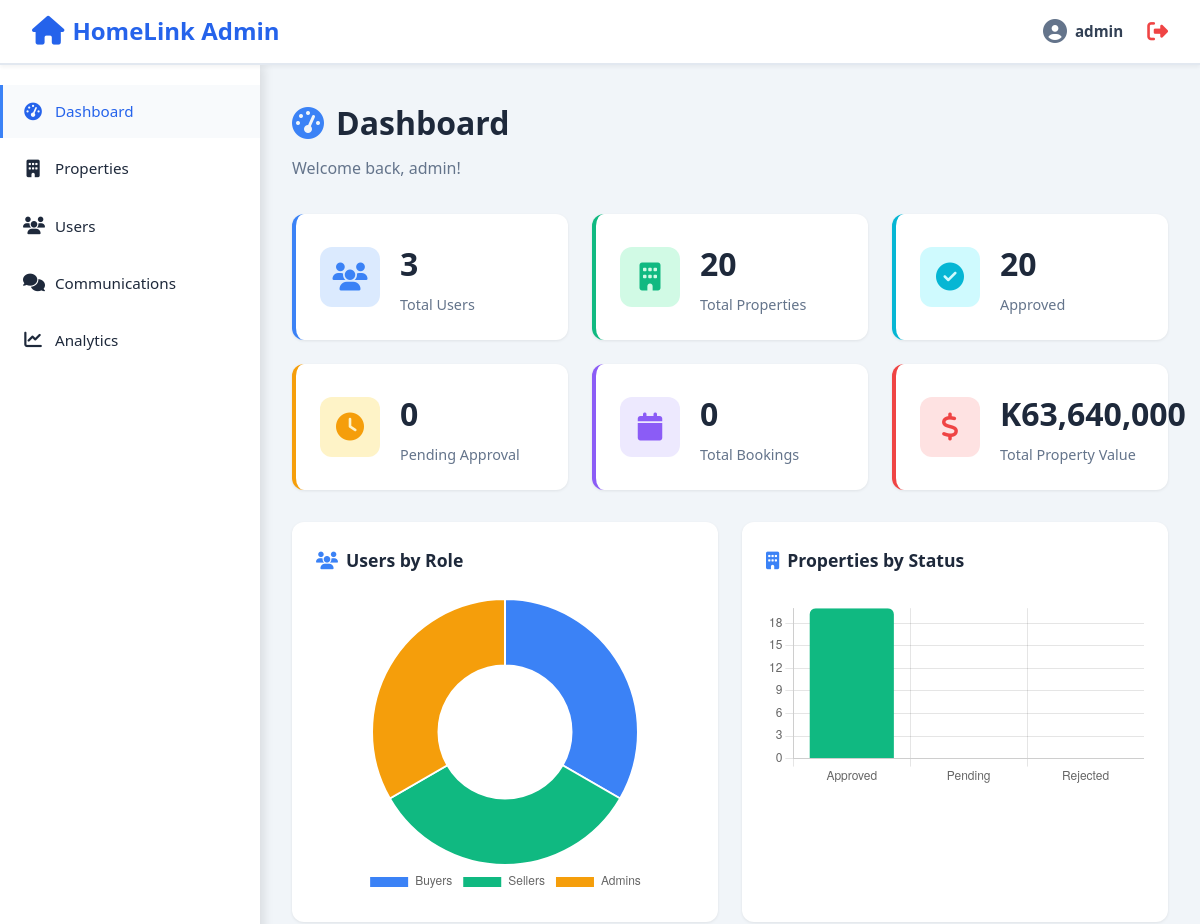
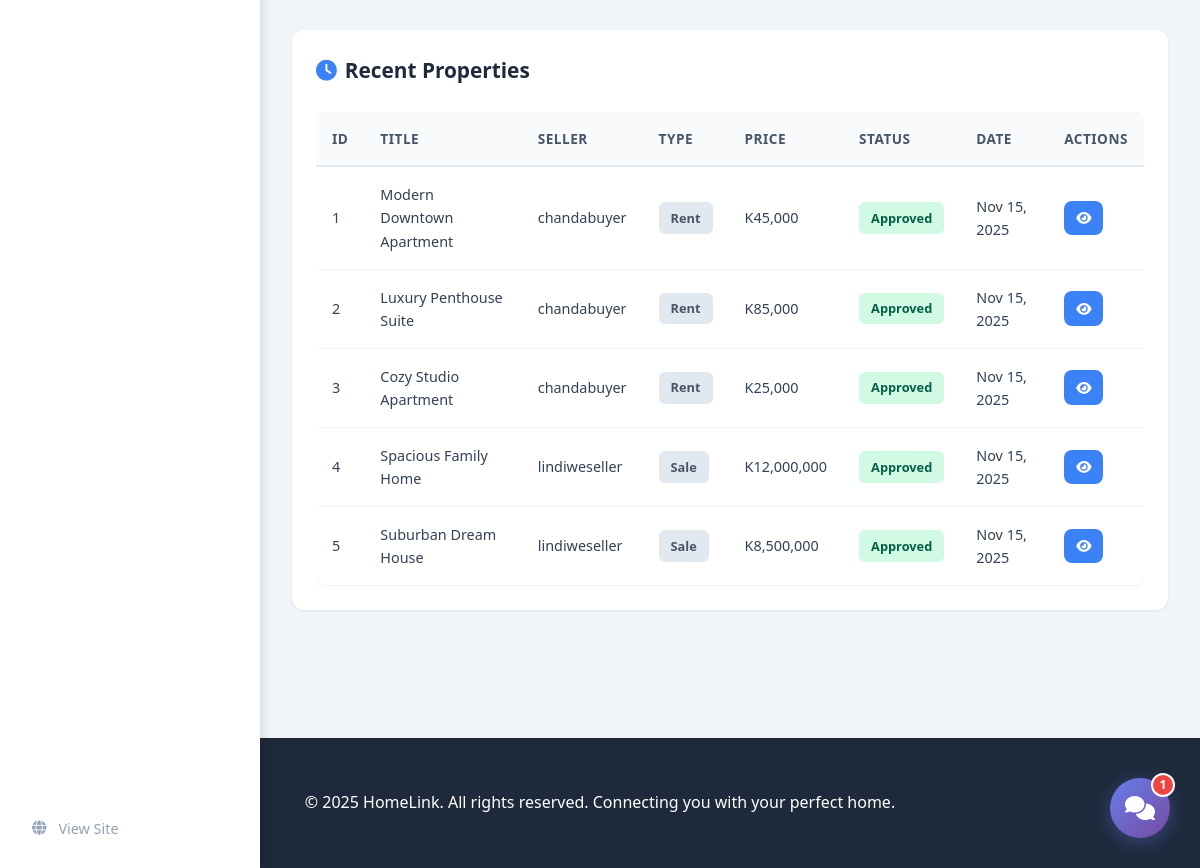
Page /admin/dashboard.php (signed in) on the committed database (2 pictures, top to bottom).
### tables this page shows
CREATE TABLE properties (
    property_id INT AUTO_INCREMENT PRIMARY KEY,
    seller_id INT NOT NULL,
    title VARCHAR(200) NOT NULL,
    description TEXT,
    address VARCHAR(255) NOT NULL,
    city VARCHAR(100) NOT NULL,
    state VARCHAR(100),
    zip_code VARCHAR(20),
    price DECIMAL(10, 2) NOT NULL,
    type ENUM('rent', 'sale') NOT NULL,
    property_type ENUM('apartment', 'house', 'condo', 'townhouse', 'studio') NOT NULL,
    bedrooms INT DEFAULT 0,
    bathrooms DECIMAL(2, 1) DEFAULT 0,
    sqft INT,
    status ENUM('pending', 'approved', 'rejected', 'sold', 'rented') DEFAULT 'pending',
    created_at TIMESTAMP DEFAULT CURRENT_TIMESTAMP,
    updated_at TIMESTAMP DEFAULT CURRENT_TIMESTAMP ON UPDATE CURRENT_TIMESTAMP,
    FOREIGN KEY (seller_id) REFERENCES users(user_id) ON DELETE CASCADE
);

CREATE TABLE users (
    user_id INT AUTO_INCREMENT PRIMARY KEY,
    username VARCHAR(50) NOT NULL UNIQUE,
    email VARCHAR(100) NOT NULL UNIQUE,
    password VARCHAR(255) NOT NULL,
    role ENUM('buyer', 'seller', 'admin') DEFAULT 'buyer',
    full_name VARCHAR(100),
    phone VARCHAR(20),
    created_at TIMESTAMP DEFAULT CURRENT_TIMESTAMP,
    updated_at TIMESTAMP DEFAULT CURRENT_TIMESTAMP ON UPDATE CURRENT_TIMESTAMP
);

### admin/dashboard.php (the view, shortened to what this page needs)
<?php
require_once '../includes/db_connect.php';
$stats = [];
$statStmt = $pdo->query("SELECT COUNT(*) as total FROM users");
$stats['total_users'] = $statStmt->fetch()['total'];
$statStmt = $pdo->query("SELECT COUNT(*) as total FROM properties");
$stats['total_properties'] = $statStmt->fetch()['total'];
$statStmt = $pdo->query("SELECT COUNT(*) as total FROM properties WHERE status = 'approved'");
$stats['approved_properties'] = $statStmt->fetch()['total'];
$statStmt = $pdo->query("SELECT COUNT(*) as total FROM properties WHERE status = 'pending'");
$stats['pending_properties'] = $statStmt->fetch()['total'];
$statStmt = $pdo->query("SELECT COUNT(*) as total FROM bookings");
$stats['total_bookings'] = $statStmt->fetch()['total'];
$statStmt = $pdo->query("SELECT SUM(price) as total FROM properties WHERE status = 'approved'");
$totalValue = $statStmt->fetch()['total'] ?? 0;
$stats['total_value'] = $totalValue;
$roleStmt = $pdo->query("SELECT role, COUNT(*) as count FROM users GROUP BY role");
$roleData = $roleStmt->fetchAll(PDO::FETCH_KEY_PAIR);
$statusStmt = $pdo->query("SELECT status, COUNT(*) as count FROM properties GROUP BY status");
$statusData = $statusStmt->fetchAll(PDO::FETCH_KEY_PAIR);
$recentStmt = $pdo->query("SELECT p.*, u.username as seller_name
                           FROM properties p
                           LEFT JOIN users u ON p.seller_id = u.user_id
                           ORDER BY p.created_at DESC
                           LIMIT 5");
$recentProperties = $recentStmt->fetchAll();
include '../includes/admin_header.php';
?>
<div class="admin-layout">
    <?php include 'admin_sidebar.php'; ?>
    <main class="admin-content">
        <div class="admin-page-header">
            <h1><i class="fas fa-tachometer-alt"></i> Dashboard</h1>
            <p>Welcome back, <?php echo htmlspecialchars($_SESSION['username']); ?>!</p>
        </div>
        <div class="stats-grid">
            <div class="stat-card stat-primary">
                <div class="stat-icon">
                    <i class="fas fa-users"></i>
                </div>
                <div class="stat-details">
                    <h3><?php echo $stats['total_users']; ?></h3>
                    <p>Total Users</p>
                </div>
            </div>
            <div class="stat-card stat-success">
                <div class="stat-icon">
                    <i class="fas fa-building"></i>
                </div>
                <div class="stat-details">
                    <h3><?php echo $stats['total_properties']; ?></h3>
                    <p>Total Properties</p>
                </div>
            </div>
            <div class="stat-card stat-info">
                <div class="stat-icon">
                    <i class="fas fa-check-circle"></i>
                </div>
                <div class="stat-details">
                    <h3><?php echo $stats['approved_properties']; ?></h3>
                    <p>Approved</p>
                </div>
            </div>
            <div class="stat-card stat-warning">
                <div class="stat-icon">
                    <i class="fas fa-clock"></i>
                </div>
                <div class="stat-details">
                    <h3><?php echo $stats['pending_properties']; ?></h3>
                    <p>Pending Approval</p>
                </div>
            </div>
            <div class="stat-card stat-secondary">
                <div class="stat-icon">
                    <i class="fas fa-calendar"></i>
                </div>
                <div class="stat-details">
                    <h3><?php echo $stats['total_bookings']; ?></h3>
                    <p>Total Bookings</p>
                </div>
            </div>
            <div class="stat-card stat-danger">
                <div class="stat-icon">
                    <i class="fas fa-dollar-sign"></i>
                </div>
                <div class="stat-details">
                    <h3>K<?php echo number_format($stats['total_value']); ?></h3>
                    <p>Total Property Value</p>
                </div>
            </div>
        </div>
        <div class="charts-grid">
            <div class="chart-card">
                <h3><i class="fas fa-users"></i> Users by Role</h3>
                <canvas id="usersChart"></canvas>
            </div>
            <div class="chart-card">
                <h3><i class="fas fa-building"></i> Properties by Status</h3>
                <canvas id="propertiesChart"></canvas>
            </div>
        </div>
        <div class="admin-section">
            <h2><i class="fas fa-clock"></i> Recent Properties</h2>
            <div class="table-responsive">
                <table class="admin-table">
                    <thead>
                        <tr>
                            <th>ID</th>
                            <th>Title</th>
                            <th>Seller</th>
                            <th>Type</th>
                            <th>Price</th>
                            <th>Status</th>
                            <th>Date</th>
                            <th>Actions</th>
                        </tr>
                    </thead>
                    <tbody>
                        <?php if (empty($recentProperties)): ?>
                            <tr>
                                <td colspan="8" class="text-center">No properties yet.</td>
                            </tr>
                        <?php else: ?>
                            <?php foreach ($recentProperties as $property): ?>
                                <tr>
                                    <td><?php echo $property['property_id']; ?></td>
                                    <td><?php echo htmlspecialchars($property['title']); ?></td>
                                    <td><?php echo htmlspecialchars($property['seller_name']); ?></td>
                                    <td><span class="badge"><?php echo ucfirst($property['type']); ?></span></td>
                                    <td>K<?php echo number_format($property['price']); ?></td>
                                    <td>
                                        <span class="status-badge status-<?php echo $property['status']; ?>">
                                            <?php echo ucfirst($property['status']); ?>
                                        </span>
                                    </td>
                                    <td><?php echo date('M d, Y', strtotime($property['created_at'])); ?></td>
                                    <td>
                                        <a href="../property_details.php?id=<?php echo $property['property_id']; ?>"
                                           class="btn btn-sm btn-primary">
                                            <i class="fas fa-eye"></i>
                                        </a>
                                    </td>
                                </tr>
                            <?php endforeach; ?>
                        <?php endif; ?>
                    </tbody>
                </table>
            </div>
        </div>
    </main>
</div>
<script>
// Users by Role Chart
const usersCtx = document.getElementById('usersChart').getContext('2d');
new Chart(usersCtx, {
    type: 'doughnut',
    data: {
        labels: ['Buyers', 'Sellers', 'Admins'],
        datasets: [{
            data: [
                <?php echo $roleData['buyer'] ?? 0; ?>,
                <?php echo $roleData['seller'] ?? 0; ?>,
                <?php echo $roleData['admin'] ?? 0; ?>
            ],
            backgroundColor: ['#3b82f6', '#10b981', '#f59e0b'],
            borderWidth: 2,
            borderColor: '#fff'
        }]
    },
    options: {
        responsive: true,
        maintainAspectRatio: true,
        plugins: {
            legend: {
                position: 'bottom'
            }
        }
    }
});
// Properties by Status Chart
const propertiesCtx = document.getElementById('propertiesChart').getContext('2d');
new Chart(propertiesCtx, {
    type: 'bar',
    data: {
        labels: ['Approved', 'Pending', 'Rejected'],
        datasets: [{
            label: 'Properties',
            data: [
                <?php echo $statusData['approved'] ?? 0; ?>,
                <?php echo $statusData['pending'] ?? 0; ?>,
                <?php echo $statusData['rejected'] ?? 0; ?>
            ],
            backgroundColor: ['#10b981', '#f59e0b', '#ef4444'],
            borderRadius: 6
        }]
    },
    options: {
        responsive: true,
        maintainAspectRatio: true,
        plugins: {
            legend: {
                display: false
            }
        },
        scales: {
            y: {
                beginAtZero: true,
                ticks: {
                    stepSize: 1
                }
            }
        }
    }
});
</script>
<?php include '../includes/admin_footer.php'; ?>

### rows in the picture
properties: property_id "1", title "Modern Downtown Apartment", seller.username "chandabuyer", type "Rent", price "45,000", status "Approved", created_at "Nov 15, 2025"
properties: property_id "2", title "Luxury Penthouse Suite", seller.username "chandabuyer", type "Rent", price "85,000", status "Approved", created_at "Nov 15, 2025"
properties: property_id "3", title "Cozy Studio Apartment", seller.username "chandabuyer", type "Rent", price "25,000", status "Approved", created_at "Nov 15, 2025"
properties: property_id "4", title "Spacious Family Home", seller.username "lindiweseller", type "Sale", price "12,000,000", status "Approved", created_at "Nov 15, 2025"
properties: property_id "5", title "Suburban Dream House", seller.username "lindiweseller", type "Sale", price "8,500,000", status "Approved", created_at "Nov 15, 2025"

### other values in the picture
$_SESSION['username'] "admin"
$stats['total_users'] "3"
$stats['total_properties'] "20"
$stats['approved_properties'] "20"
$stats['pending_properties'] "0"
$stats['total_bookings'] "0"
$stats['total_value'] "63,640,000"
chart data {{ $roleData['buyer'] }} 1
chart data {{ $roleData['seller'] }} 1
chart data {{ $roleData['admin'] }} 1
chart data {{ $statusData['approved'] }} 20
